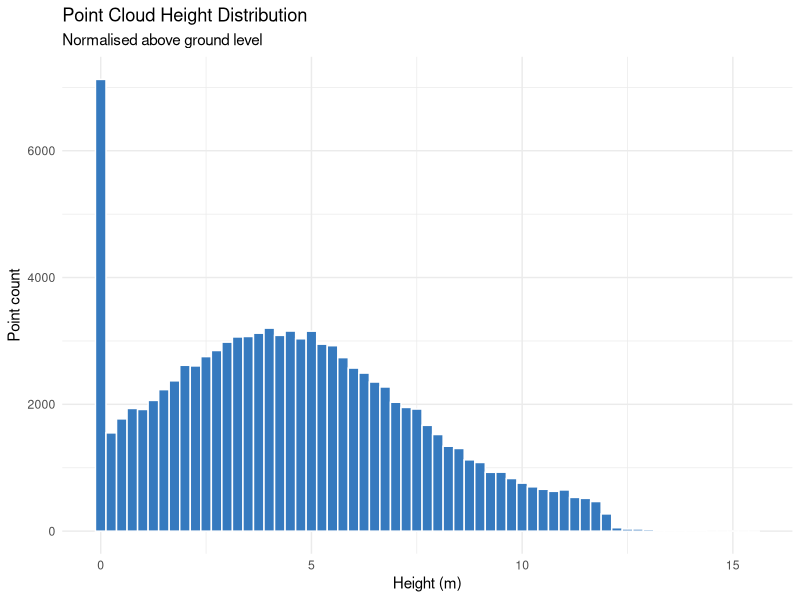

This chart was generated by the following R code:
## ---- chunk 1
#| echo: false
library(ggplot2)
set.seed(1)
z_sample <- pmax(c(rnorm(80000, mean = 4.1, sd = 2.9), runif(20000, 0, 12)), 0)
## ---- chunk 2
ggplot(data.frame(z = z_sample), aes(x = z)) +
  geom_histogram(binwidth = 0.25, fill = "#367ABF", colour = "white") +
  labs(title = "Point Cloud Height Distribution",
       subtitle = "Normalised above ground level",
       x = "Height (m)", y = "Point count") +
  theme_minimal()
